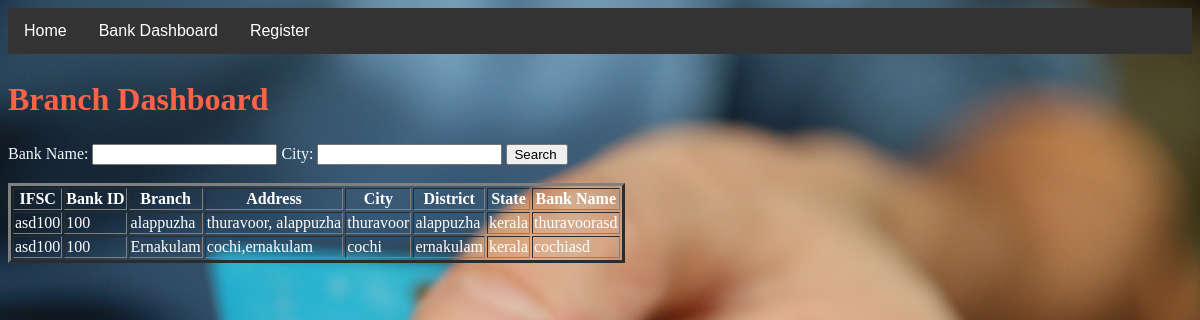
The page / on the database its author committed.
### blog/models.py (models this page shows)
class Public_bank_branches(models.Model):
    ifsc = models.CharField(max_length=11)
    bank_id = models.BigIntegerField()
    branch = models.CharField(max_length=74)
    address = models.CharField(max_length=195)
    city = models.CharField(max_length=50)
    district = models.CharField(max_length=50)
    state = models.CharField(max_length=26)
    bank_name = models.CharField(max_length=49)
    def __str__(self):
        return str(self.ifsc)

### blog/views.py (the view)
# urls.py: path('', views.dashboard, name='dashboard'),
def dashboard(request):
    if request.method == "POST":
        print(11111)
        bankname = request.POST.get('bank_name')
        city = request.POST.get('city')
        print(bankname)
        print(city)
        user1=Public_bank_branches.objects.filter(bank_name=bankname,city=city)
        return render(request,"dashboard.html", {'user' : user1})
    else:
        user1=Public_bank_branches.objects.all()
        print(user1)
        return render(request,"dashboard.html", {'user' : user1})

### blog/templates/dashboard.html (shortened to what this page needs)
{% extends 'layout.html' %}
{%block content%}
      <div >
        <h2 style="color:Tomato;font-size:xx-large;">Branch Dashboard </h2>
      </div>
          <form method="post" action="{% url 'dashboard'%}"  >
            <div style="color: aliceblue;">
            <label>Bank Name:</label>
            <input type="text" name="bank_name">
            <label>City:</label>
          <input type="text" name="city">
          <input class="button" type="submit" name="submit" value="Search ">
        </div>
     <br>
      <table class="table" border="3px" style="color:white;" >
        <thead class="thead-dark">
          <tr>
            <th>IFSC</th>
            <th>Bank ID</th>
            <th>Branch</th>
            <th>Address</th>
            <th>City</th>
            <th>District</th>
            <th>State</th>
            <th>Bank Name</th>
          </tr>
        </thead>
        <tbody>
          {% for user in user %}
          <tr>
            <td>{{user.ifsc}}</td>
            <td>{{user.bank_id}}</td>
            <td>{{user.branch}}</td>
            <td>{{user.address}}</td>
            <td>{{user.city}}</td>
            <td>{{user.district}}</td>
            <td>{{user.state}}</td>
            <td>{{user.bank_name}}</td>
          </tr>
          {% endfor %}
        </tbody>
      </table>
    </form>
    {%endblock%}

### blog/templates/layout.html (shortened to what this page needs)
<!DOCTYPE html>
<html lang="zxx">
<head>
<body style="background-image: url('../static/images/bank.jpg');background-repeat: no-repeat;background-size: cover;">
<div class="navbar">
  <a href="/dashboard">Home</a>
  <a href="/bankdashboard">Bank Dashboard</a>
  <div class="dropdown">
    <button class="dropbtn">Register
    </button>
  </div>
</div>
{%block content%}
{%endblock%}
</body></head></html>

### blog/templates/layout.html (style rules this page uses)
.navbar { overflow: hidden; background-color: #333; font-family: Arial; }
.navbar a { float: left; font-size: 16px; color: white; text-align: center; padding: 14px 16px; text-decoration: none; }
.dropdown { float: left; overflow: hidden; }
.dropdown .dropbtn { font-size: 16px; border: none; outline: none; color: white; padding: 14px 16px; background-color: inherit; font-family: inherit; margin: 0; }

### rows shown on the page
Public_bank_branches: ifsc "asd100", bank_id "100", branch "alappuzha", address "thuravoor, alappuzha", city "thuravoor", district "alappuzha", state "kerala", bank_name "thuravoorasd"
Public_bank_branches: ifsc "asd100", bank_id "100", branch "Ernakulam", address "cochi,ernakulam", city "cochi", district "ernakulam", state "kerala", bank_name "cochiasd"
